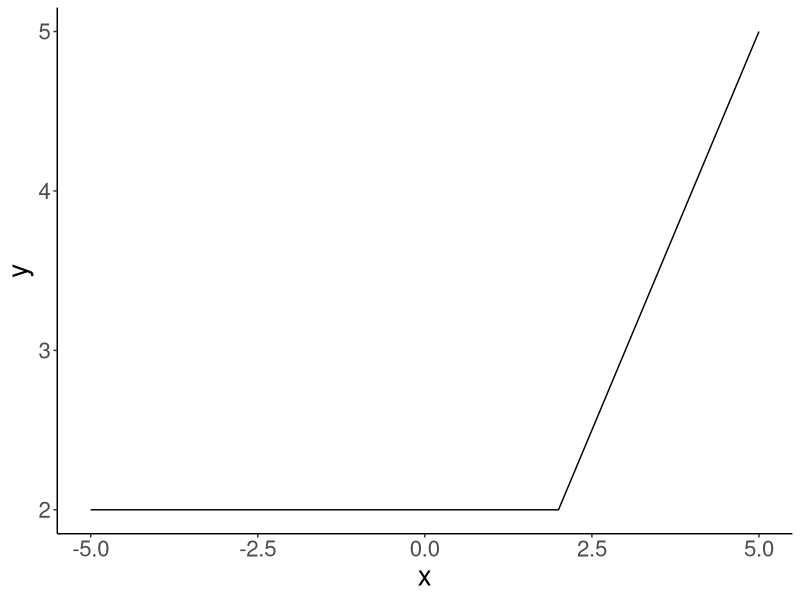
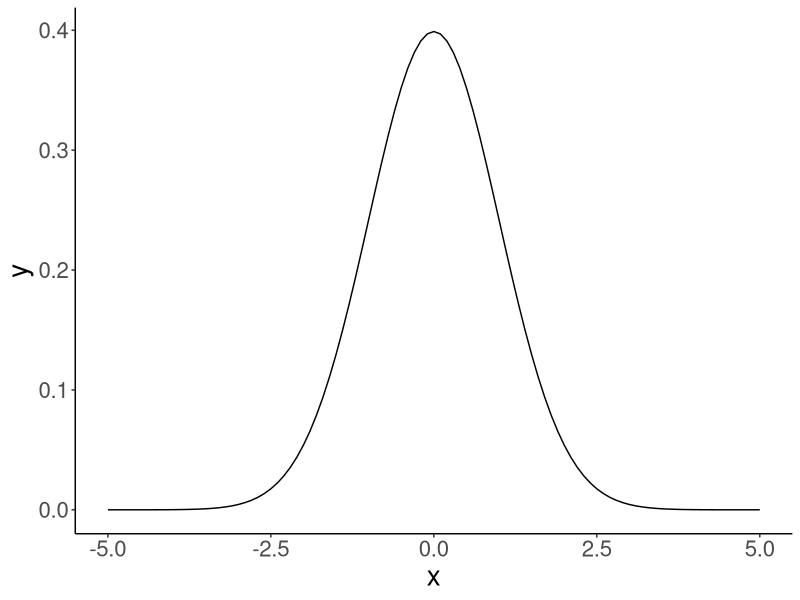
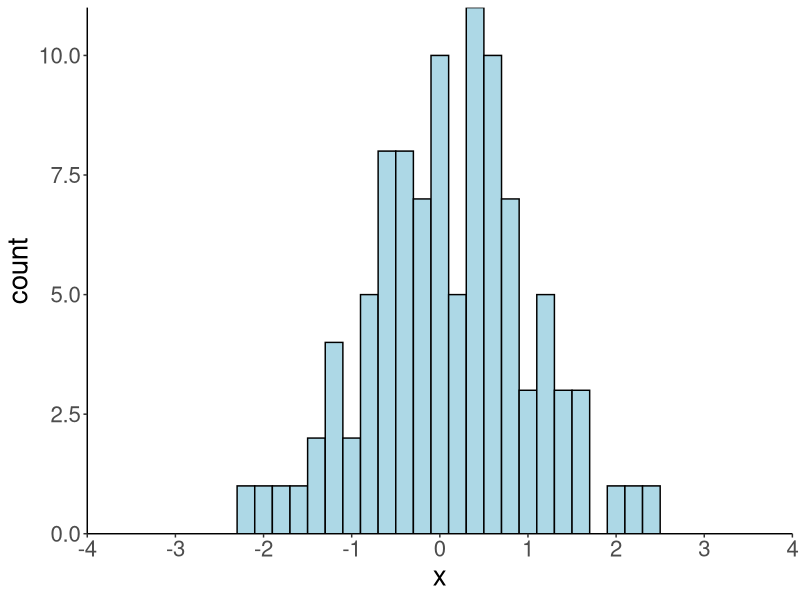
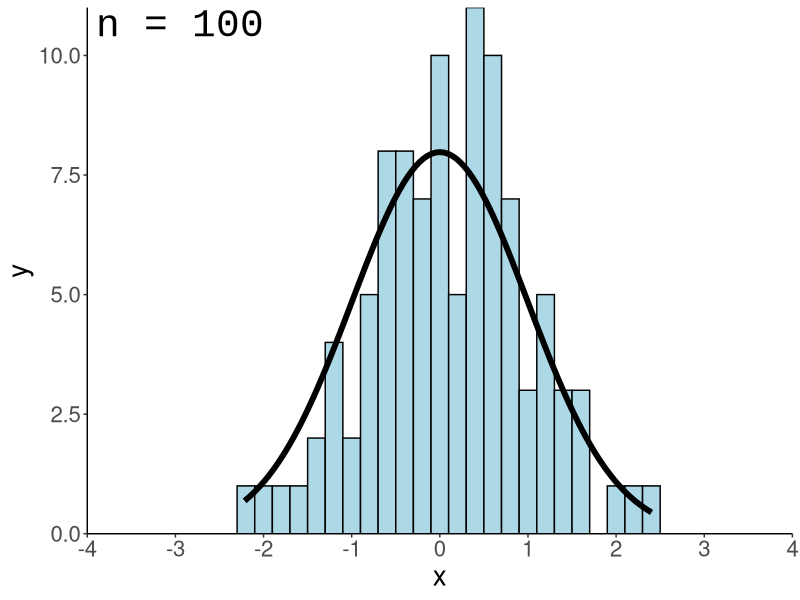
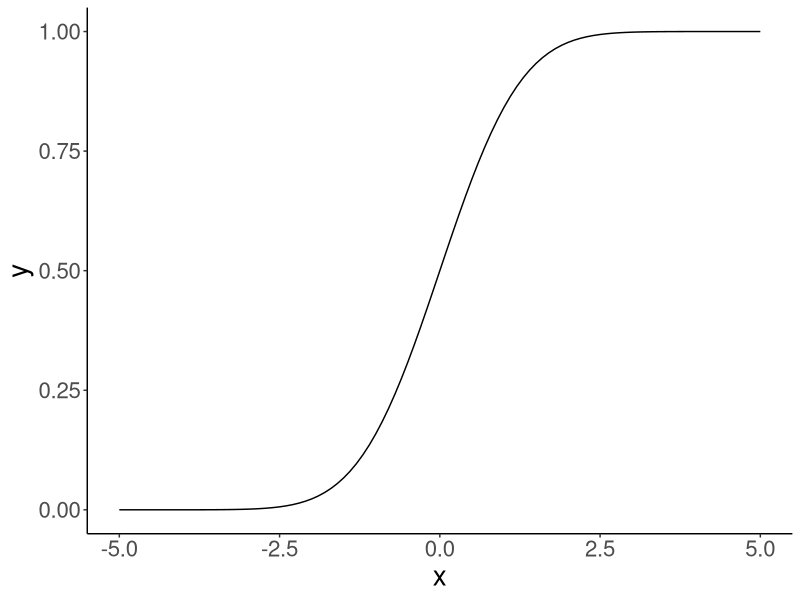
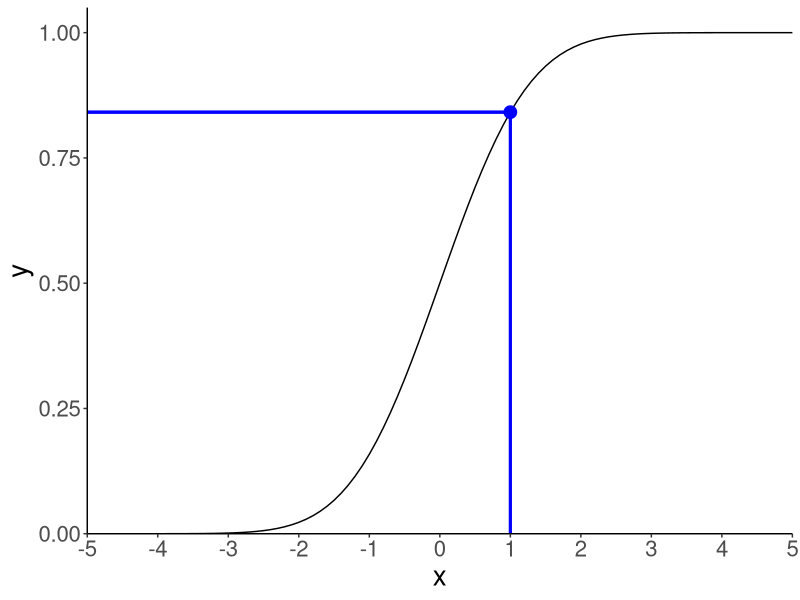
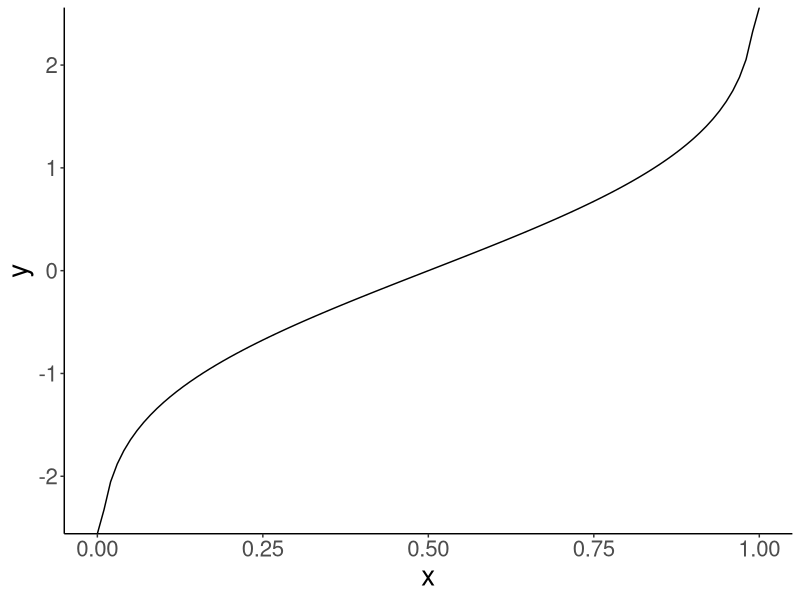
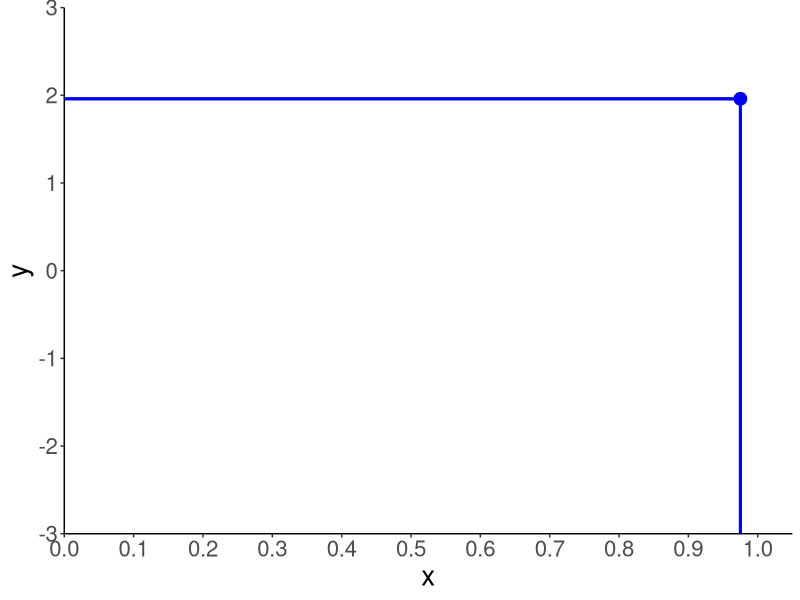

The R source for these figures, in order: (Note: this script raises an error after producing the figures.)
## ---- chunk 1
# these options here change the formatting of how comments are rendered
knitr::opts_chunk$set(comment = "#>",
                      fig.show = "hold")
## ---- chunk 2
library("knitr")
library("kableExtra")
library("MASS")
library("patchwork")
library("tidyverse")
## ---- chunk 3
theme_set(theme_classic() + #set the theme 
            theme(text = element_text(size = 20))) #set the default text size
## ---- chunk 4
tibble(letter = c("`d`","`p`","`q`","`r`"),
  description = c('for "__density__", the density function (probability function (for _discrete_ variables) or probability density function (for _continuous_ variables))',
                  'for "__probability__", the cumulative distribution function',
                  'for "__quantile__", the inverse cumulative distribution function',
                  'for "__random__", a random variable having the specified distribution'),
  example = c("`dnorm()`", "`pnorm()`", "`qnorm()`", "`rnorm()`")) %>% 
kable() %>% 
kable_styling(bootstrap_options = "striped",
              full_width = F)
## ---- chunk 5
ggplot(data = tibble(x = c(-5, 5)),
       mapping = aes(x = x)) +
  stat_function(fun = "dnorm")
## ---- chunk 6
# define the breakpoint function 
fun.breakpoint = function(x, breakpoint){
  x[x < breakpoint] = breakpoint
  return(x)
}

# plot the function
ggplot(data = tibble(x = c(-5, 5)),
       mapping = aes(x = x)) +
  stat_function(fun = ~ fun.breakpoint(., breakpoint = 2))
## ---- chunk 7
tmp.mean = 0
tmp.sd = 1

ggplot(data = tibble(x = c(-5, 5)),
       mapping = aes(x = x)) +
  stat_function(fun = ~ dnorm(x = .,
                              mean = tmp.mean,
                              sd = tmp.sd))

# remove all variables with tmp in their name 
rm(list = ls() %>% str_subset(pattern = "tmp."))
## ---- chunk 8
# make this example reproducible 
set.seed(1)

# define how many samples to draw 
tmp.nsamples = 100

# make a data frame with the samples
df.plot = tibble(x = rnorm(n = tmp.nsamples, mean = 0, sd = 1)) 

# plot the samples using a histogram 
ggplot(data = df.plot,
       mapping = aes(x = x)) +
  geom_histogram(binwidth = 0.2,
                 color = "black",
                 fill = "lightblue") +
  scale_x_continuous(breaks = -4:4, labels = -4:4) +
  coord_cartesian(xlim = c(-4, 4), expand = F)

# remove all variables with tmp in their name 
rm(list = ls() %>% str_subset(pattern = "tmp."))
## ---- chunk 9
# make this example reproducible 
set.seed(1)

# play around with this value
tmp.nsamples = 100
# tmp.nsamples = 10000
tmp.binwidth = 0.2

# make a data frame with the samples
df.plot = tibble(
  x = rnorm(n = tmp.nsamples, mean = 0, sd = 1)
) 

# adjust the density of the normal distribution based on the samples and binwidth 
fun.dnorm = function(x, mean, sd, n, binwidth){
  dnorm(x = x, mean = mean, sd = sd) * n * binwidth
}

# plot the samples using a histogram 
ggplot(data = df.plot,
       mapping = aes(x = x)) +
  geom_histogram(binwidth = tmp.binwidth,
                 color = "black",
                 fill = "lightblue") +
  stat_function(fun = ~ fun.dnorm(x = .,
                                  mean = 0,
                                  sd = 1,
                                  n = tmp.nsamples,
                                  binwidth = tmp.binwidth),
                xlim = c(min(df.plot$x), max(df.plot$x)),
                size = 2) +
  annotate(geom = "text",
           label = str_c("n = ", tmp.nsamples),
           x = -3.9,
           y = Inf,
           hjust = 0,
           vjust = 1.1,
           size = 10,
           family = "Courier New") +
  scale_x_continuous(breaks = -4:4, labels = -4:4) +
  coord_cartesian(xlim = c(-4, 4), expand = F)

# remove all variables with tmp in their name 
rm(list = ls() %>% str_subset(pattern = "tmp."))
## ---- chunk 10
ggplot(data = tibble(x = c(-5, 5)),
       mapping = aes(x = x)) +
  stat_function(fun = ~ pnorm(q = ., 
                              mean = 0, 
                              sd = 1))
## ---- chunk 11
tmp.x = 1
tmp.y = pnorm(tmp.x, mean = 0, sd = 1)

print(tmp.y %>% round(3))

# draw the cumulative probability distribution and show the value
ggplot(data = tibble(x = c(-5, 5)),
       mapping = aes(x = x)) +
  stat_function(fun = ~ pnorm(q = .,
                              mean = 0, 
                              sd= 1 )) +
  annotate(geom = "point",
           x = tmp.x, 
           y = tmp.y,
           size = 4,
           color = "blue") +
  geom_segment(mapping = aes(x = tmp.x,
                             xend = tmp.x,
                             y = 0,
                             yend = tmp.y),
               size = 1,
               color = "blue") +
  geom_segment(mapping = aes(x = -5,
                             xend = tmp.x,
                             y = tmp.y,
                             yend = tmp.y),
               size = 1,
               color = "blue") +
  scale_x_continuous(breaks = -5:5) + 
  coord_cartesian(xlim = c(-5, 5),
                  ylim = c(0, 1.05),
                  expand = F)

# remove all variables with tmp in their name 
rm(list = str_subset(string = ls(), pattern = "tmp."))
## ---- chunk 12
ggplot(data = tibble(x = c(-5, 5)),
       mapping = aes(x = x)) + 
  stat_function(fun = "dnorm",
                geom = "area",
                fill = "lightblue",
                xlim = c(-5, 1),
                color = "black",
                linetype = 2) +
  stat_function(fun = "dnorm",
                size = 1.5) +
  coord_cartesian(xlim = c(-5, 5)) +
  scale_x_continuous(breaks = -5:5) +
  scale_y_continuous(expand = expand_scale(mult = c(0, 0.1))) 
## ---- chunk 13
ggplot(data = tibble(x = c(0, 1)),
       mapping = aes(x = x)) +
  stat_function(fun = ~ qnorm(p = ., 
                              mean = 0,
                              sd = 1))
## ---- chunk 14
# tmp.x = 0.841
tmp.x = 0.975
tmp.y = qnorm(tmp.x, mean = 0, sd = 1)

print(tmp.y %>% round(3))

# draw the cumulative probability distribution and show the value
ggplot(data = tibble(x = c(0, 1)),
       mapping = aes(x = x)) +
  stat_function(fun = "qnorm",
                args = list(mean = 0,
                            sd = 1)) +
  annotate(geom = "point",
           x = tmp.x, 
           y = tmp.y,
           size = 4,
           color = "blue") +
  geom_segment(mapping = aes(x = tmp.x,
                             xend = tmp.x,
                             y = -3,
                             yend = tmp.y),
               size = 1,
               color = "blue") +
  geom_segment(mapping = aes(x = 0,
                             xend = tmp.x,
                             y = tmp.y,
                             yend = tmp.y),
               size = 1,
               color = "blue") +
  scale_x_continuous(breaks = seq(from = 0, to = 1, by = 0.1)) + 
  coord_cartesian(xlim = c(0, 1.05),
                  ylim = c(-3, 3),
                  expand = F)

# remove all variables with tmp in their name 
rm(list = str_subset(string = ls(), pattern = "tmp."))
## ---- chunk 15
# tmp.lower = -1
# tmp.upper = 1

# tmp.lower = -2
# tmp.upper = 2

# tmp.lower = qnorm(0.001)
# tmp.upper = qnorm(0.95)

# tmp.lower = qnorm(0.05)
# tmp.upper = qnorm(0.999)

tmp.lower = qnorm(0.025)
tmp.upper = qnorm(0.975)

tmp.prob = pnorm(tmp.upper) - pnorm(tmp.lower)

ggplot(data = tibble(x = c(-5, 5)),
       mapping = aes(x = x)) + 
  stat_function(fun = "dnorm",
                geom = "area",
                fill = "lightblue",
                xlim = c(tmp.lower, tmp.upper),
                color = "black",
                linetype = 2) +
  stat_function(fun = "dnorm",
                size = 1.5) +
  annotate(geom = "text",
           label = str_c(tmp.prob %>% round(2) * 100, "%"),
           x = 0,
           y = 0.2,
           hjust = 0.5,
           size = 10
           ) +
  coord_cartesian(xlim = c(-5, 5)) +
  scale_x_continuous(breaks = -5:5) +
  scale_y_continuous(expand = expand_scale(mult = c(0, 0.1))) 

# remove all variables with tmp in their name 
rm(list = str_subset(string = ls(), pattern = "tmp."))
## ---- chunk 16
# let's compute the probability of observing a value within a certain range 
tmp.lower = -1.96
tmp.upper = 1.96

# make example reproducible
set.seed(1)

# generate some samples and store them in a data frame 
tmp.nsamples = 10000

df.samples = tibble(sample = 1:tmp.nsamples,
                    value = rnorm(n = tmp.nsamples, mean = 0, sd = 1))

# compute the probability that s sample lies within the range of interest
tmp.prob = df.samples %>% 
  filter(value >= tmp.lower,
         value <= tmp.upper) %>% 
  summarize(prob = n()/tmp.nsamples)

# illustrate the result using a histogram 
ggplot(data = df.samples,
       mapping = aes(x = value)) + 
  geom_histogram(binwidth = 0.1,
                 color = "black",
                 fill = "lightblue") +
  scale_x_continuous(breaks = -4:4, labels = -4:4) +
  coord_cartesian(xlim = c(-4, 4), expand = F) +
  geom_vline(xintercept = tmp.lower,
             size = 1, 
             color = "red",
             linetype = 2) +
  geom_vline(xintercept = tmp.upper,
             size = 1, 
             color = "red",
             linetype = 2) +
  annotate(geom = "label",
           label = str_c(tmp.prob %>% round(3) * 100, "%"),
           x = 0,
           y = 200,
           hjust = 0.5,
           size = 10)

# remove all variables with tmp in their name 
rm(list = str_subset(string = ls(), pattern = "tmp."))
## ---- chunk 17
height = 175

# priors 
prior_basketball = 2/3 
prior_chess = 1/3 

# likelihood  
mean_basketball = 180
sd_basketball = 10

mean_chess = 170
sd_chess = 8

likelihood_basketball = dnorm(height, mean = mean_basketball, sd = sd_basketball)
likelihood_chess = dnorm(height, mean = mean_chess, sd = sd_chess)

# posterior
posterior_basketball = (likelihood_basketball * prior_basketball) / 
  ((likelihood_basketball * prior_basketball) + (likelihood_chess * prior_chess))

posterior_basketball %>% print()
## ---- chunk 18
# number of kids 
tmp.nkids = 10000

# make reproducible 
set.seed(1)

# priors 
prior_basketball = 2/3 
prior_chess = 1/3 

# likelihood functions 
mean_basketball = 180
sd_basketball = 10

mean_chess = 170
sd_chess = 8

# data frame with the kids
df.camp = tibble(kid = 1:tmp.nkids,
                 sport = sample(c("chess", "basketball"),
                                size = tmp.nkids,
                                replace = T,
                                prob = c(prior_chess, prior_basketball))) %>% 
  rowwise() %>% 
  mutate(height = ifelse(test = sport == "chess",
                         yes = rnorm(., mean = mean_chess, sd = sd_chess),
                         no = rnorm(., mean = mean_basketball, sd = sd_basketball))) %>% 
  ungroup

df.camp %>% print()
## ---- chunk 19
# number of kids 
tmp.nkids = 100000

# make reproducible 
set.seed(3)

df.camp2 = tibble(
  kid = 1:tmp.nkids,
  sport = sample(c("chess", "basketball"),
                 size = tmp.nkids,
                 replace = T,
                 prob = c(prior_chess, prior_basketball))) %>% 
  arrange(sport) %>% 
  mutate(height = c(rnorm(sum(sport == "basketball"),
                          mean = mean_basketball,
                          sd = sd_basketball),
                    rnorm(sum(sport == "chess"),
                          mean = mean_chess,
                          sd = sd_chess)))
## ---- chunk 20
tmp.height = 175
tmp.margin = 1

df.camp %>% 
  filter(between(height,
          left = tmp.height - tmp.margin,
          right = tmp.height + tmp.margin)) %>% 
  count(sport) %>% 
  pivot_wider(names_from = sport,
              values_from = n) %>% 
  summarize(prob_basketball = basketball/(basketball + chess))
## ---- chunk 21

# calculate density
observations = c(1, 1.2, 1.5, 2, 3)
bandwidth = 0.25 # bandwidth (= sd) of the Gaussian distribution 
tmp.density = density(observations,
        kernel = "gaussian",
        bw = bandwidth,
        n = 512)

# save density as data frame 
df.density = tibble(x = tmp.density$x,
                    y = tmp.density$y) 

df.density %>% 
  head() %>% 
  kable(digits = 3) %>% 
  kable_styling(bootstrap_options = "striped",
                full_width = F)
## ---- chunk 22
ggplot(data = df.density, 
       mapping = aes(x = x, y = y)) +
  geom_line(size = 2) +
  geom_point(data = enframe(observations),
             mapping = aes(x = value, y = 0),
             size = 3)
## ---- chunk 23
# add densities for the individual normal distributions
for (i in 1:length(observations)){
  df.density[[str_c("observation_",i)]] = dnorm(df.density$x,
                                                mean = observations[i],
                                                sd = bandwidth)
}

# sum densities
df.density = df.density %>%
  mutate(sum_norm = rowSums(select(., contains("observation_"))),
         y = y * length(observations))

df.density %>% 
  head() %>% 
  kable(digits = 3) %>% 
  kable_styling(bootstrap_options = "striped",
                full_width = F)
## ---- chunk 24
# colors of individual Gaussian distributions 
colors = c("blue", "green", "red", "purple", "orange")

# original density 
p = ggplot(data = df.density, aes(x = x, y = y)) +
  geom_line(size = 2)

# individual densities 
for (i in 1:length(observations)){
  p = p + stat_function(fun = "dnorm",
                        args = list(mean = observations[i], sd = bandwidth),
                        color = colors[i])
}

# individual observations 
p = p + geom_point(data = enframe(observations),
             mapping = aes(x = value, y = 0, color = factor(1:5)),
             size = 3,
             show.legend = F) +
  scale_color_manual(values = colors)

# sum of the individual densities
p = p +
  geom_line(data = df.density,
            aes(x = x, y = sum_norm),
            size = 1,
            color = "red",
            linetype = 2)
p # print the figure
## ---- chunk 25
# colors of individual Gaussian distributions 
colors = c("blue", "green", "red", "purple", "orange")

# calculate density
observations = c(1, 1.2, 1.5, 2, 3)
bandwidth = 0.5 # bandwidth (= sd) of the Gaussian distribution 
tmp.density = density(observations,
        kernel = "gaussian",
        bw = bandwidth,
        n = 512)

# save density as data frame 
df.density = tibble(
  x = tmp.density$x,
  y = tmp.density$y
) 

# add densities for the individual normal distributions
for (i in 1:length(observations)){
  df.density[[str_c("observation_",i)]] = dnorm(df.density$x,
                                                mean = observations[i],
                                                sd = bandwidth)
}

# sum densities
df.density = df.density %>%
  mutate(sum_norm = rowSums(select(., contains("observation_"))),
         y = y * length(observations))

# original plot 
p = ggplot(data = df.density, aes(x = x, y = y)) +
  geom_line(size = 2) +
  geom_point(data = enframe(observations),
             mapping = aes(x = value,
                           y = 0,
                           color = factor(1:5)),
             size = 3,
             show.legend = F) +
  scale_color_manual(values = colors)

# add individual Gaussians
for (i in 1:length(observations)){
  p = p + stat_function(fun = "dnorm",
                        args = list(mean = observations[i], sd = bandwidth),
                        color = colors[i])
}

# add the sum of Gaussians
p = p +
  geom_line(data = df.density,
            aes(x = x, y = sum_norm),
            size = 1,
            color = "red",
            linetype = 2)
p
## ---- chunk 26
tmp.samples = 1000

# make example reproducible 
set.seed(1)

# a sample from the normal distribution
df.quantile = tibble(
  sample = 1:tmp.samples,
  value = rnorm(n = tmp.samples))

df.quantile %>% 
  head(10) %>% 
kable(digits = 2) %>% 
kable_styling(bootstrap_options = "striped",
              full_width = F)

## ---- chunk 27
ggplot(data = df.quantile,
       mapping = aes(x = "", y = value)) +
  geom_boxplot()
## ---- chunk 28

df.quantile_values = tibble(
  median = quantile(df.quantile$value, 0.5),
  quartile_first = quantile(df.quantile$value, 0.25),
  quartile_third = quantile(df.quantile$value, 0.75),
  iqr = quartile_third - quartile_first,
  hinge_upper = quartile_third + 1.5 * iqr,
  hinge_lower = quartile_first - 1.5 * iqr
)

## ---- chunk 29
# original boxplot 
ggplot(data = df.quantile,
       mapping = aes(x = 0, y = value)) +
  geom_boxplot() +
  geom_segment(x = -0.75,
               xend = -0.45,
               y = df.quantile_values$median,
               yend = df.quantile_values$median,
               arrow = arrow(type = "closed",
                             length = unit(0.5, "cm"))
               ) +
  annotate(geom = "text",
           label = "median",
           x = -0.8,
           y = df.quantile_values$median,
           hjust = 1,
           vjust = 0.5,
           size = 6) +
  geom_segment(x = -0.75,
               xend = -0.45,
               y = df.quantile_values$quartile_third,
               yend = df.quantile_values$quartile_third,
               arrow = arrow(type = "closed",
                             length = unit(0.5, "cm"))
               ) +
  annotate(geom = "text",
           label = "3rd quartile",
           x = -0.8,
           y = df.quantile_values$quartile_third,
           hjust = 1,
           vjust = 0.5,
           size = 6) +
  geom_segment(x = -0.75,
               xend = -0.05,
               y = df.quantile_values$hinge_upper,
               yend = df.quantile_values$hinge_upper,
               arrow = arrow(type = "closed",
                             length = unit(0.5, "cm"))
               ) +
  annotate(geom = "text",
           label = "upper hinge",
           x = -0.8,
           y = df.quantile_values$hinge_upper,
           hjust = 1,
           vjust = 0.5,
           size = 6) +
  coord_cartesian(xlim = c(-1.2, 0.5))
## ---- chunk 30
df.plot = df.quantile$value %>% 
  quantile(probs = seq(0, 1, 0.01)) %>% 
  as_tibble() %>% 
  mutate(x = seq(0, n(), length.out = n()))

ggplot(data = df.plot,
       mapping = aes(x = x, y = value)) +
  geom_line()

## ---- chunk 31

tmp.samples = 1000

# make example reproducible 
set.seed(1)

# a sample from the normal distribution
df.quantile = tibble(
  sample = 1:tmp.samples,
  value = rnorm(n = tmp.samples))

# compute quantiles by hand 
df.quantile = df.quantile %>% 
  arrange(value) %>% 
  mutate(rank = row_number(),
         quantile = rank/tmp.samples)
## ---- chunk 32

# by hand 
df.quantile %>% 
  filter(rank %in% seq(from = 200, to = 800, by = 200)) %>% 
  pull(value)

# using quantile
quantile(df.quantile$value, probs = seq(0.2, 0.8, 0.2))
## ---- chunk 33

df.residuals = tibble(residual = rnorm(n = 10000,
                                       mean = 0,
                                       sd = 10))

params = as.list(MASS::fitdistr(df.residuals$residual, "normal")$estimate) #fit a normal distribution to the residuals 

ggplot(data = df.residuals,
       mapping = aes(x = residual))+
  stat_density(geom = "line",
               mapping = aes(color = "green"),
               size = 1.5)+
  stat_function(fun = "dnorm",
                args = params,
                mapping = aes(color = "black"),
                size = 1.5)+
  scale_color_manual(values = c("black", "green"),
                     labels = c("theoretical", "empirical")) +
  theme(legend.title = element_blank(),
        legend.position = c(0.9, 0.9))
## ---- chunk 34
ggplot(data = df.residuals, mapping = aes(sample = residual)) +
  geom_abline(intercept = 0,
              slope = 1,
              linetype = 2) +
  geom_qq(distribution = "qnorm", dparams = params) +
  coord_cartesian(xlim = c(-40, 40), ylim = c(-40, 40))
## ---- chunk 35
# data frame with parameters saved in a list column 
df.parameters = tibble(parameters = list(params,
                                         list(mean = -10, sd = 10),
                                         list(mean = 10, sd = 10),
                                         list(mean = 0, sd = 3)))

# list container for plots
l.plots = list()

for (i in 1:nrow(df.parameters)){
  p1 = ggplot(data = df.residuals,
              mapping = aes(x = residual)) +
    stat_density(geom = "line",
                 color = "green",
                 size = 1.5) +
    stat_function(fun = "dnorm",
                  args = df.parameters$parameters[[i]],
                  color = "black",
                  size = 1.5) +
    scale_y_continuous(limits = c(0, 0.15))
  
  p2 = ggplot(data = df.residuals,
              mapping = aes(sample = residual)) +
    geom_abline(intercept = 0,
                slope = 1,
                linetype = 2) +
    geom_qq(dparams = df.parameters$parameters[[i]]) +
    geom_qq_line(dparams = df.parameters$parameters[[i]]) +
    scale_x_continuous(limits = c(-40, 40))
  
  l.plots[[length(l.plots) + 1]] = p1
  l.plots[[length(l.plots) + 1]] = p2
}

# use patchwork for plotting 
wrap_plots(l.plots,
           nrow = 2,
           byrow = F)

# ggsave("figures/qqplots_normal.pdf", width = 10, height = 6)
## ---- chunk 36

#let's generate some "empirical" data from a beta distribution 
set.seed(0)

df.plot = tibble(residual = rbeta(1000,
                                  shape1 = 5,
                                  shape2 = 5))

# data frame with parameters saved in a list column 
df.parameters = tibble(parameters = list(list(shape1 = 1, shape2 = 5),
                                         list(shape1 = 2, shape2 = 5),
                                         list(shape1 = 5, shape2 = 2),
                                         list(shape1 = 5, shape2 = 1)))

# list container for plots
l.plots = list()

for (i in 1:nrow(df.parameters)){
  p1 = ggplot(data = df.plot,
              mapping = aes(x = residual))+
    stat_density(geom = "line",
                 color = "green",
                 size = 1.5)+
    stat_function(fun = "dbeta",
                  args = df.parameters$parameters[[i]],
                  color = "black",
                  size = 1.5) + 
    scale_y_continuous(limits = c(0, 3.5))
  
  p2 = ggplot(data = df.plot,
              mapping = aes(sample = residual))+
    geom_abline(intercept = 0,
                slope = 1,
                linetype = 2)+
    geom_qq(distribution = "qbeta", dparams = df.parameters$parameters[[i]]) +
    scale_x_continuous(limits = c(0, 1), breaks = seq(.25, .75, .25))
  
  l.plots[[length(l.plots) + 1]] = p1
  l.plots[[length(l.plots) + 1]] = p2
}

# use patchwork for plotting 
wrap_plots(l.plots,
           nrow = 2,
           byrow = F)

ggsave("figures/qqplots_beta.pdf", width = 10, height = 6)
## ---- chunk 37
include_graphics("figures/qqplots.png")
## ---- chunk 38

margin = 1
point = 0

ggplot(data = tibble(x = c(-3, 3)),
            mapping = aes(x = x)) + 
  stat_function(fun = "dnorm",
                geom = "area", 
                xlim = c(point - margin, point + margin),
                fill = "red", 
                alpha = 0.5) + 
  stat_function(fun = "dnorm",
                size = 1) +
  labs(y = "density") +
  scale_x_continuous(breaks = -2:2,
                     expand = c(0, 0)) +
  scale_y_continuous(expand = expand_scale(add = c(0.001, 0.1)))
## ---- chunk 39
point = 0
param_mean = 1
param_sd = 1

ggplot(data = tibble(x = c(-3, 3)),
       mapping = aes(x = x)) + 
  stat_function(fun = "dnorm",
                size = 1,
                args = list(mean = param_mean,
                            sd = param_sd)) +
  geom_segment(aes(
    x = point,
    y = 0,
    xend = point,
    yend = dnorm(point, mean = param_mean, sd = param_sd)),
    color = "red",
    size = 1
  ) +
  geom_segment(aes(
    x = -3, 
    y = dnorm(point, mean = param_mean, sd = param_sd),
    xend = point,
    yend = dnorm(point, mean = param_mean, sd = param_sd)),
    color = "red",
    size = 1) +
  geom_point(x = point,
             y = dnorm(point, mean = param_mean, sd = param_sd),
             shape = 21,
             fill = "red",
             size = 4) +
  labs(y = "density") +
  scale_x_continuous(breaks = -2:2,
                     expand = c(0, 0)) +
  scale_y_continuous(expand = expand_scale(add = c(0.001, 0.1)))
## ---- chunk 40

point = 1

p1 = ggplot(data = tibble(x = c(-3, 3)),
            mapping = aes(x = x)) + 
  stat_function(fun = "dnorm",
                geom = "area", 
                xlim = c(-3, point),
                fill = "red", 
                alpha = 0.5) +
  stat_function(fun = "dnorm",
                size = 1) +
  geom_point(x = point,
             y = dnorm(point),
             shape = 21,
             fill = "red",
             size = 3) +
  labs(y = "density") +
  scale_x_continuous(breaks = -2:2,
                     expand = c(0, 0)) +
  scale_y_continuous(expand = expand_scale(add = c(0.001, 0.1)))

p2 = ggplot(data = tibble(x = c(-3, 3)),
            mapping = aes(x = x)) + 
  stat_function(fun = "pnorm",
                size = 1) + 
  geom_segment(mapping = aes(x = -3, 
                             y = pnorm(point),
                             xend = point,
                             yend = pnorm(point)),
               color = "red",
               size = 1) + 
  geom_point(x = point,
             y = pnorm(point),
             shape = 21,
             fill = "red",
             size = 3) +
  labs(y = "cum prob") +
  scale_x_continuous(breaks = -2:2,
                     expand = c(0, 0)) +
  scale_y_continuous(breaks = c(0, 0.5, 1),
                     expand = expand_scale(add = c(0.01, 0.1)))

p1 + p2 +
  plot_layout(ncol = 1)
## ---- chunk 41

point = 0

p1 = ggplot(data = tibble(x = c(-3, 3)),
            mapping = aes(x = x)) + 
  geom_segment(mapping = aes(x = -3, 
                             y = dnorm(point),
                             xend = point,
                             yend = dnorm(point)),
               color = "red",
               size = 1) + 
  stat_function(fun = "dnorm",
                size = 1) +
  geom_point(x = point,
             y = dnorm(point),
             shape = 21,
             fill = "red",
             size = 3) +
  labs(y = "density") +
  scale_x_continuous(breaks = -2:2,
                     expand = c(0, 0)) +
  scale_y_continuous(expand = expand_scale(add = c(0.001, 0.1)))

p2 = ggplot(data = tibble(x = c(-3, 3)),
            mapping = aes(x = x)) + 
  stat_function(fun = "pnorm",
                size = 1) + 
  geom_abline(slope = dnorm(point),
              intercept = pnorm(point) - dnorm(point) * point,
              color = "red",
              size = 1) +
  geom_point(x = point,
             y = pnorm(point),
             shape = 21,
             fill = "red",
             size = 3) +
  labs(y = "cum prob") +
  scale_x_continuous(breaks = -2:2,
                     expand = c(0, 0)) +
  scale_y_continuous(breaks = c(0, 0.5, 1),
                     expand = expand_scale(add = c(0.01, 0.1)))

p1 + p2 +
  plot_layout(ncol = 1)
## ---- chunk 42
margin = 0.1
point_blue = -1
point_red = 0

ggplot(data = tibble(x = c(-3, 3)),
            mapping = aes(x = x)) + 
  stat_function(fun = "dnorm",
                geom = "area", 
                xlim = c(point_red - margin, point_red + margin),
                fill = "red", 
                alpha = 0.5) + 
  stat_function(fun = "dnorm",
                geom = "area", 
                xlim = c(point_blue - margin, point_blue + margin),
                fill = "blue", 
                alpha = 0.5) + 
  stat_function(fun = "dnorm",
                size = 1) +
  geom_segment(mapping = aes(x = -3, 
                             y = dnorm(point_red),
                             xend = point_red,
                             yend = dnorm(point_red)),
               color = "red",
               size = 1) +
  geom_segment(mapping = aes(x = -3, 
                             y = dnorm(point_blue),
                             xend = point_blue,
                             yend = dnorm(point_blue)),
               color = "blue",
               size = 1) + 
  geom_point(x = point_red,
             y = dnorm(point_red),
             shape = 21,
             fill = "red",
             size = 4) +
  geom_point(x = point_blue,
             y = dnorm(point_blue),
             shape = 21,
             fill = "blue",
             size = 4) +
  labs(y = "density") +
  scale_x_continuous(breaks = -2:2,
                     expand = c(0, 0)) +
  scale_y_continuous(expand = expand_scale(add = c(0.001, 0.1)))

(pnorm(point_red + margin) - pnorm(point_red - margin)) / 
  (pnorm(point_blue + margin) - pnorm(point_blue - margin)) 

dnorm(point_red) / dnorm(point_blue)
## ---- chunk 43
sessionInfo()
